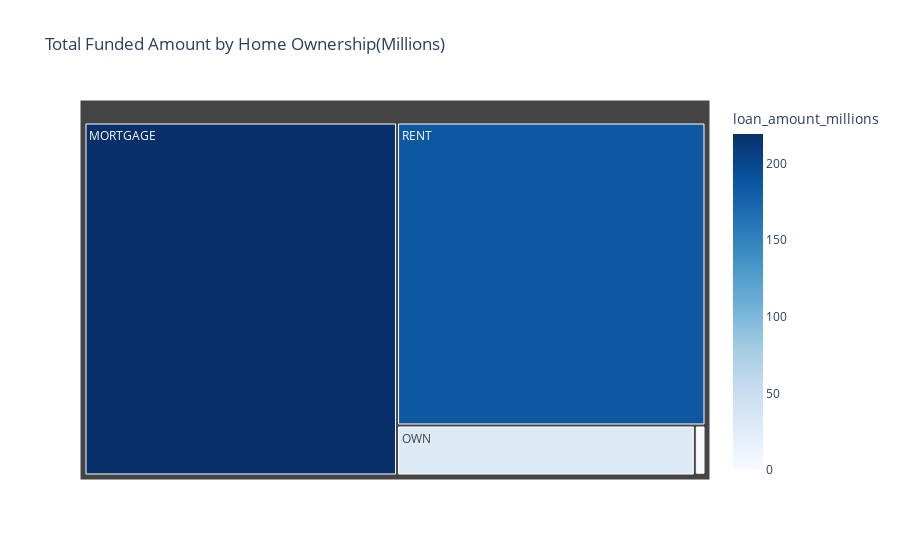

The notebook cell saved with this chart:
### Markdown cell above
## Home ownership by Total Funded Amount

### Code cell
home_funding= df.groupby('home_ownership')['loan_amount'].sum().reset_index()
home_funding['loan_amount_millions']= home_funding['loan_amount']/1000000

fig= px.treemap(
    home_funding,
    path=['home_ownership'],
    values='loan_amount_millions',
    color= 'loan_amount_millions',
    color_continuous_scale='Blues',
    title= 'Total Funded Amount by Home Ownership(Millions)'

)
fig.show()

### Figure 1 — Plotly figure (JSON) as saved in the notebook; plotly's stock layout.template omitted (floating-point values rounded to 4 significant figures)
{"data": [{"branchvalues": "total", "customdata": [[219.3], [0.0168], [1.045], [29.6], [185.8]], "domain": {"x": [0, 1], "y": [0, 1]}, "hovertemplate": "labels=%{label}<br>loan_amount_millions_sum=%{value}<br>parent=%{parent}<br>id=%{id}<br>loan_amount_millions=%{color}<extra></extra>", "ids": ["MORTGAGE", "NONE", "OTHER", "OWN", "RENT"], "labels": ["MORTGAGE", "NONE", "OTHER", "OWN", "RENT"], "marker": {"coloraxis": "coloraxis", "colors": [219.3, 0.0168, 1.045, 29.6, 185.8]}, "name": "", "parents": ["", "", "", "", ""], "type": "treemap", "values": [219.3, 0.0168, 1.045, 29.6, 185.8]}], "layout": {"coloraxis": {"colorbar": {"title": {"text": "loan_amount_millions"}}, "colorscale": [[0, "rgb(247,251,255)"], [0.125, "rgb(222,235,247)"], [0.25, "rgb(198,219,239)"], [0.375, "rgb(158,202,225)"], [0.5, "rgb(107,174,214)"], [0.625, "rgb(66,146,198)"], [0.75, "rgb(33,113,181)"], [0.875, "rgb(8,81,156)"], [1, "rgb(8,48,107)"]]}, "legend": {"tracegroupgap": 0}, "title": {"text": "Total Funded Amount by Home Ownership(Millions)"}}}
